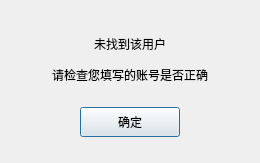
<?xml version="1.0" encoding="UTF-8"?>
<ui version="4.0">
 <class>FindFailDlg</class>
 <widget class="QDialog" name="FindFailDlg">
  <property name="geometry">
   <rect>
    <x>0</x>
    <y>0</y>
    <width>260</width>
    <height>163</height>
   </rect>
  </property>
  <property name="sizePolicy">
   <sizepolicy hsizetype="Preferred" vsizetype="Ignored">
    <horstretch>0</horstretch>
    <verstretch>0</verstretch>
   </sizepolicy>
  </property>
  <property name="minimumSize">
   <size>
    <width>260</width>
    <height>163</height>
   </size>
  </property>
  <property name="maximumSize">
   <size>
    <width>260</width>
    <height>163</height>
   </size>
  </property>
  <property name="windowTitle">
   <string>Dialog</string>
  </property>
  <layout class="QVBoxLayout" name="verticalLayout">
   <item>
    <spacer name="verticalSpacer">
     <property name="orientation">
      <enum>Qt::Vertical</enum>
     </property>
     <property name="sizeType">
      <enum>QSizePolicy::Fixed</enum>
     </property>
     <property name="sizeHint" stdset="0">
      <size>
       <width>20</width>
       <height>20</height>
      </size>
     </property>
    </spacer>
   </item>
   <item>
    <widget class="QLabel" name="fail_tip">
     <property name="minimumSize">
      <size>
       <width>0</width>
       <height>25</height>
      </size>
     </property>
     <property name="maximumSize">
      <size>
       <width>16777215</width>
       <height>25</height>
      </size>
     </property>
     <property name="text">
      <string>未找到该用户</string>
     </property>
     <property name="alignment">
      <set>Qt::AlignCenter</set>
     </property>
    </widget>
   </item>
   <item>
    <widget class="QLabel" name="fail_tip2">
     <property name="minimumSize">
      <size>
       <width>0</width>
       <height>25</height>
      </size>
     </property>
     <property name="maximumSize">
      <size>
       <width>16777215</width>
       <height>25</height>
      </size>
     </property>
     <property name="text">
      <string>请检查您填写的账号是否正确</string>
     </property>
     <property name="alignment">
      <set>Qt::AlignCenter</set>
     </property>
    </widget>
   </item>
   <item>
    <widget class="QWidget" name="widget" native="true">
     <layout class="QHBoxLayout" name="horizontalLayout">
      <item>
       <widget class="ClickedBtn" name="fail_sure_btn">
        <property name="minimumSize">
         <size>
          <width>100</width>
          <height>30</height>
         </size>
        </property>
        <property name="maximumSize">
         <size>
          <width>100</width>
          <height>30</height>
         </size>
        </property>
        <property name="text">
         <string>确定</string>
        </property>
       </widget>
      </item>
     </layout>
    </widget>
   </item>
  </layout>
 </widget>
 <customwidgets>
  <customwidget>
   <class>ClickedBtn</class>
   <extends>QPushButton</extends>
   <header location="global">clickedbtn.h</header>
  </customwidget>
 </customwidgets>
 <resources/>
 <connections/>
</ui>
